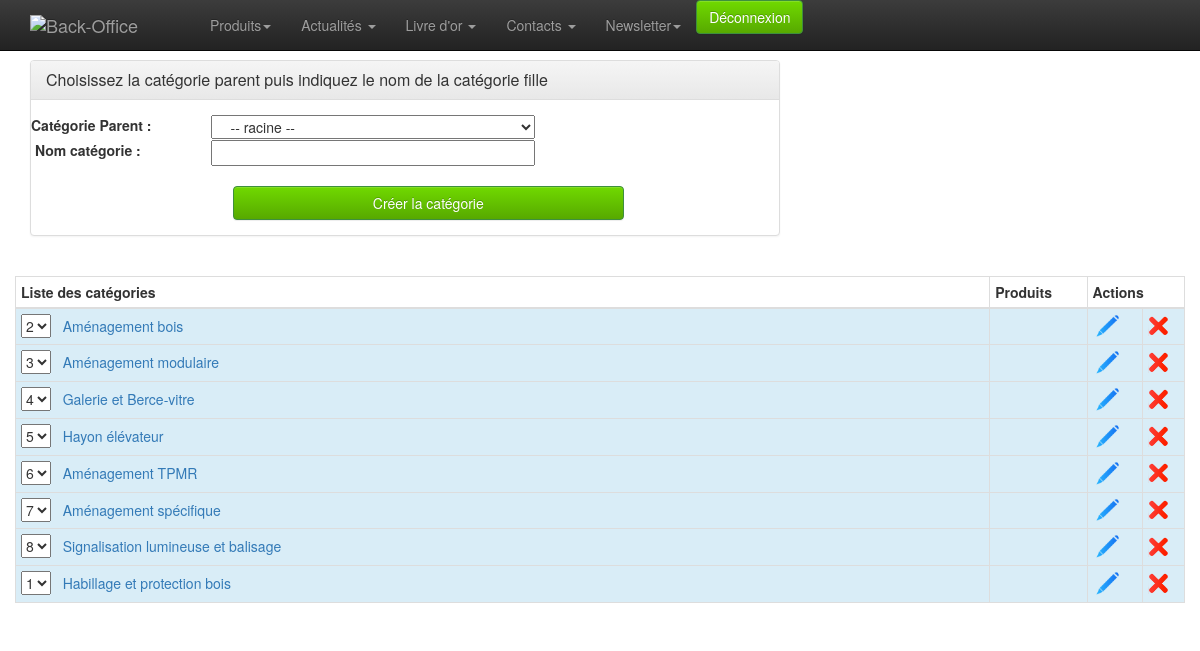
The app's page /admin/categorie/liste.php (signed in) with its own data.
### tables this page shows
CREATE TABLE `catproduct` (
  `id` int(10) unsigned NOT NULL AUTO_INCREMENT,
  `id_parent` int(11) NOT NULL,
  `nom` varchar(50) NOT NULL,
  `image` varchar(50) NOT NULL,
  `ordre_affichage` int(11) NOT NULL DEFAULT '1',
  PRIMARY KEY (`id`)
);

### admin/classes/StorageManager.php (called while the page is built, shortened)
<?php
class StorageManager{
	protected function dbConnect() {
		try {
			$this->mysqli = new mysqli ( DBHOST, DBUSER, DBPASSWD, DBNAME ) ;
		} catch (Exception $e) {
			throw new Exception("Erreur Connexion DB ". $e->getMessage());
		}
	}
}
?>

### admin/classes/Categorie.php (the view, shortened to what this page needs)
<?php
require_once("StorageManager.php");
class Categorie extends StorageManager {
	public function load( $id, $debug=false ){
		$new_array = null;
		$requete = "SELECT * FROM `catproduct` WHERE id = " . $id ;
		$result = mysqli_query( $this->mysqli, $requete );
		while( $row = mysqli_fetch_assoc( $result ) ) {
			$new_array[] = $row;
		}
		return $new_array;
	}
	public function getListe( $tab=array(), $debug=false ) {
		$champ_souhaite = ( $tab[ "champ" ] != '' ) ? $tab[ "champ" ] : "*";
		$requete = "SELECT " . $champ_souhaite . " FROM `catproduct`";
		if ( $tab[ "where" ] == '' ) {
			$requete .= " WHERE id > 0";
			if ( !empty( $tab ) ) {
				foreach( $tab as $champ => $val ) {
					if ( $champ != "champ" && $champ != "order_by" && $champ != "sens" )
						$requete .= " AND " . $champ . " = '" . addslashes( $val ) . "'";
				}
			}
			$order_by = ( $tab[ "order_by" ] != "" ) ? $tab[ "order_by" ] : "ordre_affichage";
			$sens = ( $tab[ "sens" ] != "" ) ? $tab[ "sens" ] : "ASC";
			$requete .= " ORDER BY " . $order_by . " " . $sens;
		}
		else $requete .= $tab[ "where" ];
		$result = mysqli_query( $this->mysqli, $requete );
		while( $row = mysqli_fetch_assoc( $result ) ) {
			$new_array[] = $row;
		}
		return $new_array;
	}
	public function getNbCatByLevel( $id_parent=0, $debug=false ) {
		$sql = "SELECT COUNT(id) AS nb FROM `catproduct`
			WHERE `id_parent`=" . $id_parent . ";";
		$result = mysqli_query( $this->mysqli, $sql );
		$row = mysqli_fetch_assoc( $result );
		return $row[ "nb" ];
	}
	public function afficherLigneAdmin( $id=0, $debug=false ) {
		$datas = $this->load( $id, $debug );
		$_categorie = $datas[ 0 ];
		if ( !empty( $_categorie ) ) {
			$decalage = ( $_categorie[ "id_parent" ] == 0 ) ? "" : "&nbsp;&nbsp;&nbsp;&nbsp;&nbsp;&nbsp;&nbsp;&nbsp;&nbsp;&nbsp;&nbsp;";
			$classe_affichage = ( $_categorie[ "id_parent" ] == 0 ) ? 'info' : 'success';
			$btn_visualisation = ( $_categorie[ "id_parent" ] == 0 )
				? "&nbsp;"
				: "<a href='/admin/produit/liste.php?id_categorie=" . $_categorie[ "id" ] . "'><img src='/admin/img/eye.png' width='30' title='Voir tous les produits de cette catégorie' ></a>";
			echo "<tr class='" . $classe_affichage . "'>\n";
			echo "	<td>\n";
			if ( $_categorie[ "id_parent" ] == 0 ) {
				$nb_cat = $this->getNbCatByLevel( $_categorie[ "id_parent" ], false );
				echo "		<select id='" . $_categorie[ "id" ] . "' class='select_categorie'>\n";
				for( $cpt = 1; $cpt <= $nb_cat; $cpt++ ) {
					$selected = ( $cpt == $_categorie[ "ordre_affichage" ] ) ? "selected" : "";
					echo "		<option value='" . $cpt . "' " . $selected . ">" . $cpt . "</option>\n";
				}
				echo "		</select>&nbsp;&nbsp;\n";
			}
			echo "		" . $decalage . "<a href='/admin/categorie/liste.php?id=" . $_categorie[ "id" ] . "'>" . $_categorie[ "nom" ] . "</a>\n";
			echo "	</td>\n";
			echo "	<td align='center'>" . $btn_visualisation . "</td>\n";
			echo "	<td><a href='/admin/categorie/liste.php?id=" . $_categorie[ "id" ] . "'><img src='/admin/img/modif.png' width='30' alt='Modifier' ></a></td>\n";
			echo "	<td>\n";
			echo "		<img src='/admin/img/del.png' width='20' alt='Supprimer' onclick=\"$('.supp" . $_categorie[ "id" ] . "').css('display', 'block');\"> \n";
			echo "	</td>\n";
			echo "</tr>\n";
		}
	}
}

### admin/categorie/liste.php (shortened to what this page needs)
<?
	require $_SERVER[ "DOCUMENT_ROOT" ] . "/admin/classes/Categorie.php";
	$debug = false;
	$categorie = new Categorie();
	$btn_creation_categorie = "Créer la catégorie";
	if ( 1 == 1 ) {
		unset( $recherche );
		$recherche[ "id_parent" ] = 0;
		$liste_categorie = $categorie->getListe( $recherche, $debug );
	}
	if ( empty( $liste_categorie ) ) {
		$message = 'Aucun enregistrement';
	}
	else {
		$message = '';
	}
?>
<!doctype html>
<html class="no-js" lang="en">
	<head>
		<? include_once $_SERVER[ "DOCUMENT_ROOT" ] . "/admin/inc-meta.php"; ?>
	</head>
	<body>
		<? include_once $_SERVER[ "DOCUMENT_ROOT" ] . "/admin/inc-menu.php"; ?>
		<div class="container">
			<div class="row">
				<div class="col-md-8">
					<div class="panel panel-default">
						<div class="panel-heading">
							<h3 class="panel-title">Choisissez la catégorie parent puis indiquez le nom de la catégorie fille</h3>
						</div>
						<div class="panel-body">
							<form name="formulaire" class="form-horizontal" method="POST" action="/admin/categorie/traitement.php" >
								<div class="row">
									<div class="row">
										<label class="col-md-3" >Catégorie Parent :</label>
										<select name="id_parent" id="id_parent" class="col-md-5">
											<option value="0" selected>-- racine --</option>
										</select>
									</div>
									<div class="row">
										<label class="col-md-3">&nbsp;Nom catégorie :</label>
					      				<input type="text" class="col-md-5" name="nom" id="nom" value="<?=$nom?>" required>
					      			</div>
								</div>
						      	<div class="row ">
						      		<div class="col-md-3">&nbsp;</div>
									<div class="col-md-8"><br>
										<button class="btn btn-success col-sm-10" type="submit" > <?=$btn_creation_categorie?> </button>
									</div>
								</div>
							</form>
						</div>
					</div>
				</div>
				<div class="col-md-6"><br><?=$message?></div>
				<table class="table table-hover table-bordered table-condensed table-striped" >
				<thead>
					<tr>
						<th class="col-md-10" style="">Liste des catégories</th>
						<th class="col-md-1" style="">Produits</th>
						<th class="col-md-1" colspan="2" style="">Actions</th>
					</tr>
				</thead>
				<tbody>
					<?
					if ( !empty( $liste_categorie ) ) {
						foreach ( $liste_categorie as $_categorie ) {
							$categorie->afficherLigneAdmin( $_categorie[ "id" ], $debug );
						}
					}
					?>
				</tbody>
				</table>
			</div>
		</div>
	</body>
</html>

### admin/css/style.css (style rules this page uses)
body { padding-top: 60px; padding-bottom: 40px; }
.btn-success { background-color: #57a900; background-image: -moz-linear-gradient(top, #70d900, #57a900); background-image: -ms-linear-gradient(top, #70d900, #57a900); background-image: -webkit-gradient(linear, 0 0, 0 100%, from(#70d900), to(#57a900)); background-image: -webkit-linear-gradient(top, #70d900, #57a900); background-image: -o-linear-gradient(top, #70d900, #57a900); background-image: linear-gradient(top, #70d900, #57a900); filter: progid:DXImageTransform.Microsoft.gradient(startColorstr='#70d900', endColorstr='#57a900', GradientType=0); }

### records on screen
catproduct: id "2", nom "Aménagement bois"
catproduct: id "3", nom "Aménagement modulaire"
catproduct: id "4", nom "Galerie et Berce-vitre"
catproduct: id "5", nom "Hayon élévateur"
catproduct: id "6", nom "Aménagement TPMR"
catproduct: id "7", nom "Aménagement spécifique"
catproduct: id "8", nom "Signalisation lumineuse et balisage"
catproduct: id "1", nom "Habillage et protection bois"

### other values on screen
$btn_creation_categorie "Créer la catégorie"
